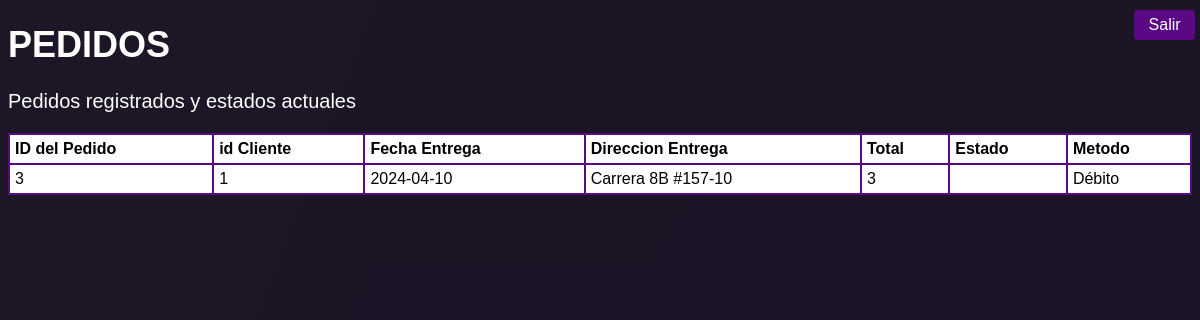
Screenshot of /ADpedidos.php with the database file from the repository.
### tables this page shows
CREATE TABLE `pedidos` (
  `id_pedido` int(11) NOT NULL COMMENT 'Id del pedido',
  `id_Client` int(11) DEFAULT NULL COMMENT 'id del cliente que hizo el pedido',
  `Ped_FechaEntrega` date DEFAULT NULL COMMENT 'Fecha en la que se entrega el pedido',
  `Ped_DireccionEntrega` varchar(255) DEFAULT NULL COMMENT 'Direccion en la que se entrega el pedido',
  `Ped_Total` int(14) DEFAULT NULL COMMENT 'El total del pedido',
  `Ped_Estado` varchar(255) DEFAULT NULL COMMENT 'Estado actual del pedido',
  `Ped_Metodo` varchar(255) DEFAULT NULL COMMENT 'Metodo del pedido',
  `id_Producto` int(11) NOT NULL COMMENT 'ID del producto relacionado'
);

### ADpedidos.php (the view, shortened to what this page needs)
<!DOCTYPE html>
<html lang="en">
<head>
<link rel="stylesheet" href="css/estilo8.css?=v1.0">
</head>
<body>
<h1>PEDIDOS</h1>
<p>Pedidos registrados y estados actuales</p>
</head>
<body>
<?php
$servername = "localhost";
$username = "root";
$password = "";
$database = "StyleFashionSkyB";
$conn = new mysqli($servername, $username, $password, $database);
$sql = "SELECT * FROM pedidos";
$result = $conn->query($sql);
if ($result->num_rows > 0) {
    echo "<table>";
    echo "<tr><th>ID del Pedido</th>
    <th>id Cliente</th>
    <th>Fecha Entrega</th>
    <th>Direccion Entrega</th>
    <th>Total</th>
    <th>Estado</th>
    <th>Metodo</th>";
while ($row = $result->fetch_assoc()) {
echo "<tr>";
echo "<td>" . $row["id_pedido"] . "</td>";
echo "<td>" . $row["id_Client"] . "</td>";
echo "<td>" . $row["Ped_FechaEntrega"] . "</td>";
echo "<td>" . $row["Ped_DireccionEntrega"] . "</td>";
echo "<td>" . $row["Ped_Total"] . "</td>";
echo "<td>" . $row["Ped_Estado"] . "</td>";
echo "<td>" . $row["Ped_Metodo"] . "</td>";
echo "</tr>";
}
echo "</table>";
} else {
    echo "Pedidos no encontrados";
}
?>
    <a href="home.html" class="btn btn-primary">Salir</a>
</body>
</html>

### css/estilo8.css (style rules this page uses)
h1 { color: white; font-size: 36px; font-family: 'Gill Sans', 'Gill Sans MT', Calibri, 'Trebuchet MS', sans-serif; }
p { color: white; font-size: 20px; font-family: 'Gill Sans', 'Gill Sans MT', Calibri, 'Trebuchet MS', sans-serif; }
table { border-collapse: collapse; width: 100%; color: black; }
th, td { border: 2px solid #5b0885; padding: 5px; text-align: left; font-family: 'Gill Sans', 'Gill Sans MT', Calibri, 'Trebuchet MS', sans-serif; }
th, td { background-color: #FFFFFF; }
.btn-primary { background-color: #5b0885; color: #ffffff; padding: 0.375rem 0.90rem; font-size: 1rem; border-radius: 0.25rem; text-decoration: none; cursor: pointer; position: absolute; top: 10px; right: 5px; font-family: 'Gill Sans', 'Gill Sans MT', Calibri, 'Trebuchet MS', sans-serif; }

### ADpedidos.php (style rules this page uses)
body { background: url('img/5.jpg'); }

### rows the page displays
pedidos: id_pedido "3", id_Client "1", Ped_FechaEntrega "2024-04-10", Ped_DireccionEntrega "Carrera 8B #157-10", Ped_Total "3", Ped_Metodo "Débito"
